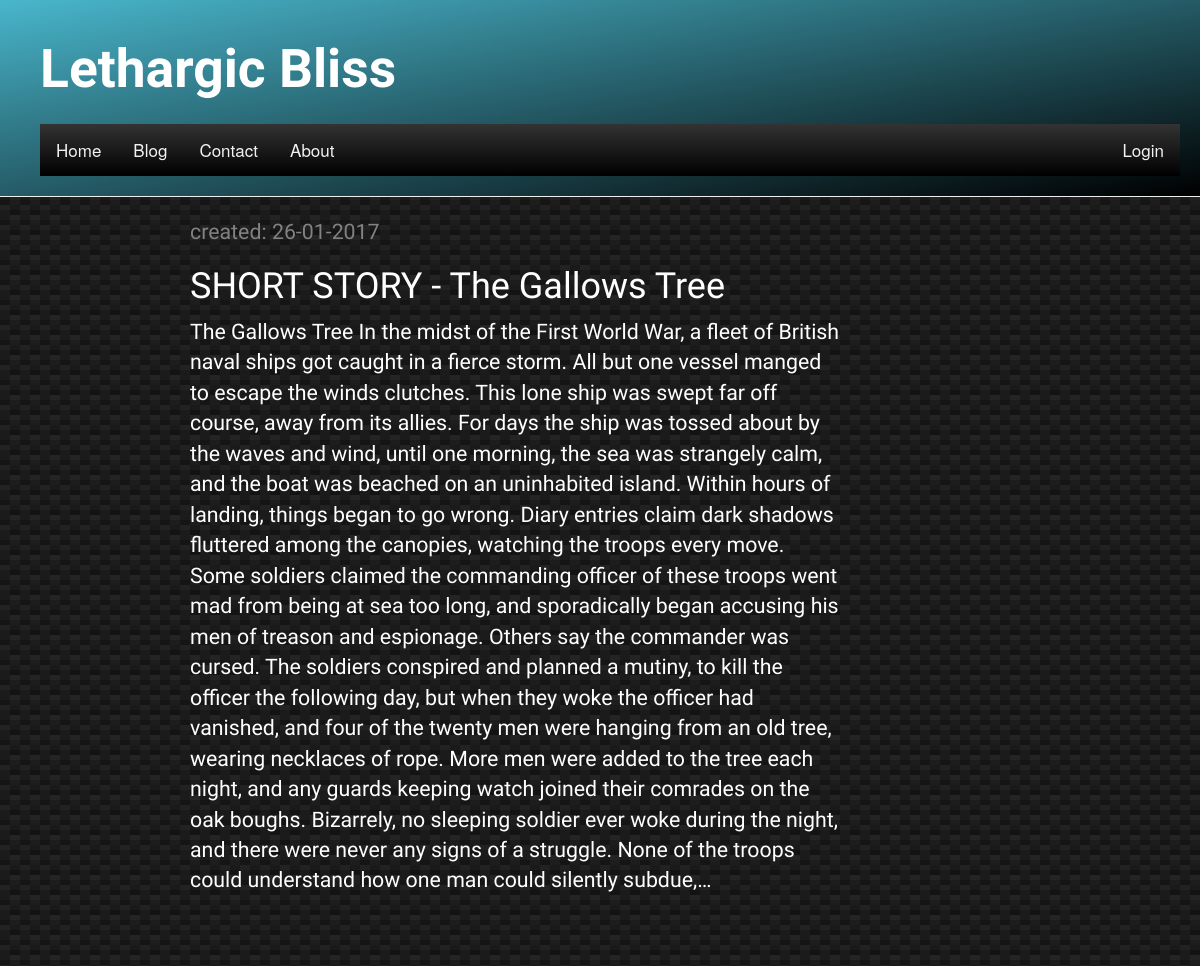
The app's page /drafts/, older data.
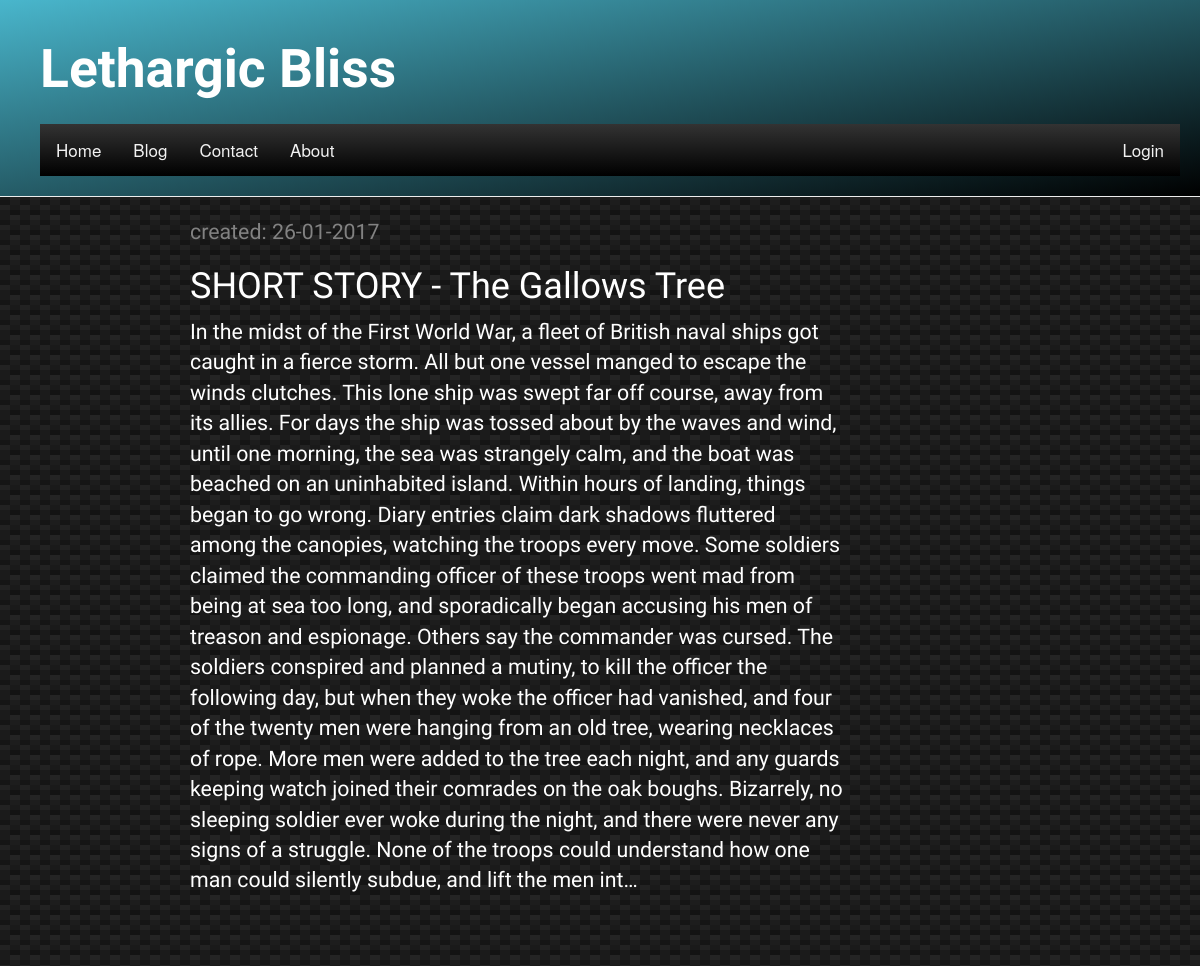
The same page, newer data.
### blog/models.py (models this page shows, shortened)
class Post(models.Model):
    author = models.ForeignKey('auth.User')
    title = models.CharField(max_length=200)
    text = models.TextField()
    created_date = models.DateTimeField(
            default=timezone.now)
    published_date = models.DateTimeField(
            blank=True, null=True)

### blog/views.py (the view)
# urls.py: url(r'^drafts/$', views.post_draft_list, name='post_draft_list'),
def post_draft_list(request):
    posts = Post.objects.filter(published_date__isnull=True).order_by('created_date')
    return render(request, 'blog/post_draft_list.html', {'posts': posts})

### blog/templates/blog/post_draft_list.html
{% extends 'blog/base.html' %}
{% block content %}
    {% for post in posts %}
        <div class="post">
            <p class="date">created: {{ post.created_date|date:'d-m-Y' }}</p>
            <h1><a href="{% url 'post_detail' pk=post.pk %}">{{ post.title }}</a></h1>
            <p>{{ post.text|truncatechars:1250 }}</p>
        </div>
    {% endfor %}
{% endblock %}

### blog/templates/blog/base.html (shortened to what this page needs)
<!DOCTYPE html>
{% load staticfiles %}
<html>
    <head>
        <link rel="stylesheet" href="//maxcdn.bootstrapcdn.com/bootstrap/3.2.0/css/bootstrap.min.css">
        <link rel="stylesheet" href="//maxcdn.bootstrapcdn.com/bootstrap/3.2.0/css/bootstrap-theme.min.css">
        <link rel="stylesheet" href="{% static 'css/blog.css' %}">
    </head>
	<body>
		<div class="page-header">
        		<h1><b><a href="/">Lethargic Bliss</a></b></h1>
			<ul class="topnav" id="myTopnav">
  		  	  <li><a href="/">Home</a></li>
  		  	  <li><a href={% url "post_list" %}>Blog</a></li>
  		  	  <li><a href="#contact">Contact</a></li>
  		  	  <li><a href={% url "about" %}>About</a></li>
			<div class="authnav">
			{% if user.is_authenticated %}
			  <li><a href={% url "post_draft_list" %} >Post Drafts</a></li>
  		  	  <li><a href={% url "post_new" %}>Post New</a></li>
  		  	  <li><a href={% url "admin:index" %}>Admin</a></li>
  		  	  <li><a href={% url "logout" %}>Logout</a></li>
			{% else %}
			  <li><a href={% url 'login' %}>Login</a></li>
			{% endif %}
			</div>
			</ul>
		</div>
		<div class="content container">
        		<div class="row">
           		<div class="col-md-8">
            		{% block content %}
            		{% endblock %}
            		</div>
        		</div>
    		</div>
	</body>
</html>

### blog/static/css/blog.css (style rules this page uses)
html { height: 100%; }
body { height:100%; flex-direction:column; background: linear-gradient(27deg, #151515 5px, transparent 5px) 0 5px, linear-gradient(207deg, #151515 5px, transparent 5px) 10px 0px, linear-gradient(27deg, #222 5px, transparent 5px) 0px 10px, linear-gradient(207deg, #222 5px, transparent 5px) 10px 5px, linear-gradient(90deg, #1b1b1b 10px, transparent 10px), linear-gradient(#1d1d1d 25%, #1a1a1a 25%, #1a1a1a 50%, transparent 50%, transparent 75%, #242424 75%, #242424); background-color: #131313; background-size: 20px 20px; }
.page-header { background: linear-gradient(to bottom right, #49b6cc, black); margin-top: 0; padding: 20px 20px 20px 40px; }
.page-header h1, .page-header h1 a, .page-header h1 a:visited, .page-header h1 a:active { color: #ffffff; font-size: 40pt; text-decoration: none; padding-bottom: 15px; }
ul.topnav { list-style-type: none; margin: 0; padding: 0; overflow: hidden; background: linear-gradient(to bottom, #333, black); }
ul.topnav li { float: left; }
ul.topnav li a { display: inline-block; color: #f2f2f2; text-align: center; padding: 14px 16px; text-decoration: none; transition: 0.3s; font-size: 17px; }
.content { color: #ffffff; font-family: 'Yanone Kaffeesatz'; font-size: 16pt; margin-left: 175px; width:auto; }
h1, h2, h3, h4 { font-family: 'Julius Sans One'; color: #ffffff; }
.date { color: #828282; }
.post { margin-bottom: 70px; color: #ffffff; }
.post h1 a, .post h1 a:visited { color: #ffffff; }
.authnav { float:right; }

Row changes from the older to the newer data that the page shows:
changed Post "SHORT STORY - The Gallows Tree": text "The Gallows Tree In the midst of the First World War, a fleet of British naval ships got caught in a fierce storm. All but one vessel manged to escape the winds clutches. This lone ship was swept far off course, away from its allies. For days the ship was tossed about by the waves and wind, until one morning, the sea was strangely calm, and the boat was beached on an uninhabited island. Within hours of landing, things began to go wrong. Diary entries claim dark shadows fluttered among the canopies, watching the troops every move. Some soldiers claimed the commanding officer of these troops went mad from being at sea too long, and sporadically began accusing his men of treason and espionage.…" → "In the midst of the First World War, a fleet of British naval ships got caught in a fierce storm. All but one vessel manged to escape the winds clutches. This lone ship was swept far off course, away from its allies. For days the ship was tossed about by the waves and wind, until one morning, the sea was strangely calm, and the boat was beached on an uninhabited island. Within hours of landing, things began to go wrong. Diary entries claim dark shadows fluttered among the canopies, watching the troops every move. Some soldiers claimed the commanding officer of these troops went mad from being at sea too long, and sporadically began accusing his men of treason and espionage. Others say the…"
